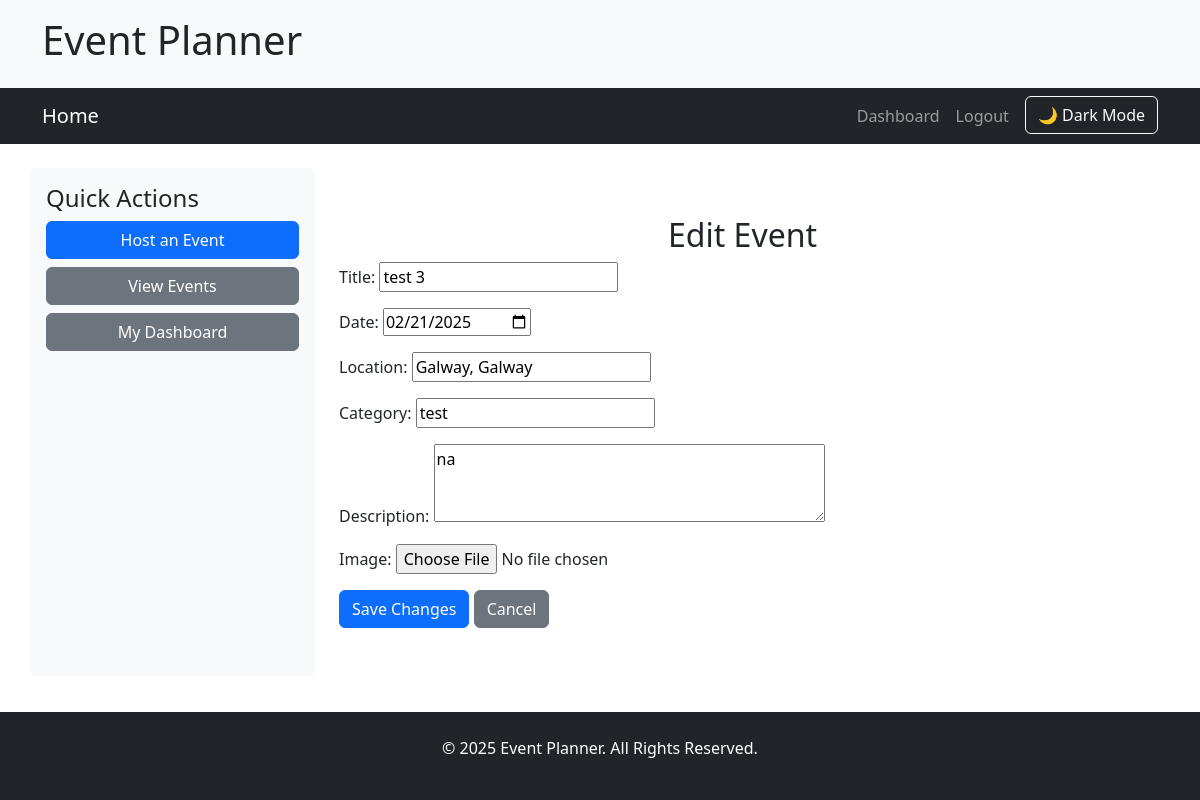
Page /events/3/edit/ (signed in) on the committed database.
### planner_pro/models.py (models this page shows, shortened)
class Event(models.Model):
    title = models.CharField(max_length=200)
    date = models.DateTimeField()
    location = models.CharField(max_length=255)
    category = models.CharField(max_length=100)
    description = models.TextField()
    image = models.ImageField(upload_to='event_images/', blank=True, null=True)
    creator = models.ForeignKey(User, on_delete=models.CASCADE)
    is_published = models.BooleanField(default=True)  # For admin toggling

### planner_pro/views.py (the view)
# urls.py: path('events/<int:event_id>/edit/', views.edit_event, name='edit_event'),  # Event Edit
@login_required
def edit_event(request, event_id):
    event = get_object_or_404(Event, id=event_id)
    if request.user != event.creator and not request.user.is_superuser:
        messages.error(request, "You don't have permission to edit this event.")
        return redirect('event_detail', event_id=event.id)
    if request.method == 'POST':
        form = EventForm(request.POST, request.FILES, instance=event)
        if form.is_valid():
            form.save()
            messages.success(request, "Event updated successfully.")
            return redirect('event_detail', event_id=event.id)
    else:
        form = EventForm(instance=event)
    return render(request, 'edit_event.html', {'form': form, 'event': event})

### planner_pro/forms.py
class EventForm(forms.ModelForm):
    class Meta:
        model = Event
        fields = ['title', 'date', 'location', 'category', 'description', 'image']
        widgets = {
            'date': forms.DateInput(attrs={'type': 'date'}),
            'description': forms.Textarea(attrs={'rows': 3}),
        }

### templates/edit_event.html (shortened to what this page needs)
{% extends "base.html" %}
{% block content %}
<div class="container my-5">
    <h2 class="text-center">Edit Event</h2>
    <form method="POST" enctype="multipart/form-data">
        {{ form.as_p }}
        <button type="submit" class="btn btn-primary">Save Changes</button>
        <a href="{% url 'event_detail' event.id %}" class="btn btn-secondary">Cancel</a>
    </form>
</div>
{% endblock %}

### static/css/style.css (style rules this page uses)
body { display: flex; flex-direction: column; min-height: 100vh; margin: 0; }

### rows in the picture
Event: title "test 3", date "02/21/2025", location "Galway, Galway", category "test", description "na"
